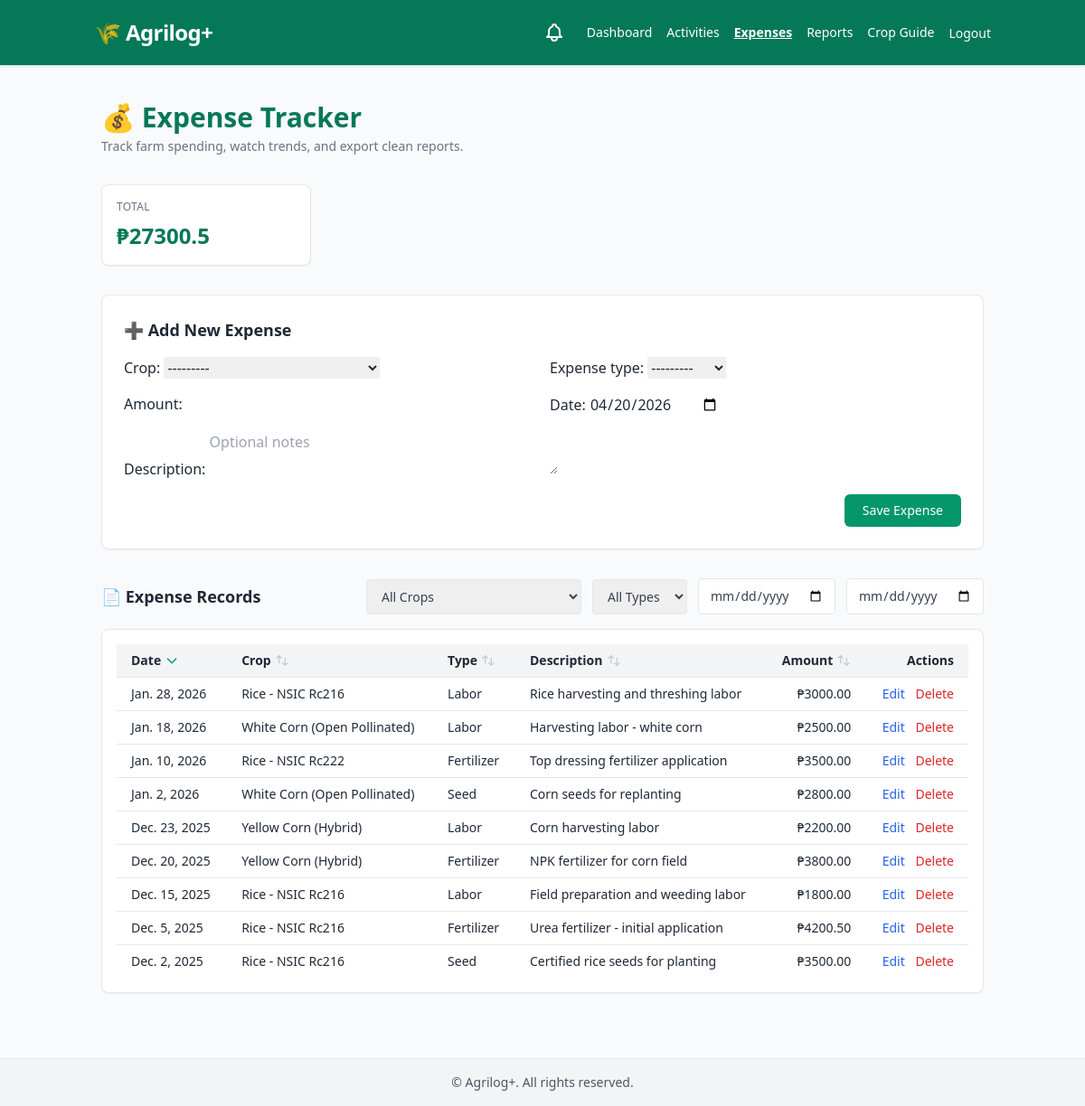
/expenses/ (signed in), run on the app's committed database.
### myApp/models.py (models this page shows, shortened)
class Expense(models.Model):
    farmer = models.ForeignKey(User, on_delete=models.CASCADE)
    crop = models.ForeignKey(
        Crop,
        on_delete=models.SET_NULL,
        null=True,
        blank=True
    )
    expense_type = models.CharField(max_length=20, choices=EXPENSE_TYPES)
    amount = models.DecimalField(max_digits=10, decimal_places=2)
    date = models.DateField(default=timezone.now)
    description = models.TextField(blank=True)

class Crop(models.Model):
    name = models.CharField(max_length=100)
    description = models.TextField(blank=True)
    ideal_seasons = models.CharField(max_length=100)
    days_to_harvest_min = models.PositiveIntegerField(default=100)
    days_to_harvest_max = models.PositiveIntegerField(default=130)
    seed_rate_min_kg = models.FloatField(default=0)
    seed_rate_max_kg = models.FloatField(default=0)
    fert_sacks_min = models.FloatField(default=0)
    fert_sacks_max = models.FloatField(default=0)
    yield_t_min = models.FloatField(default=0)
    yield_t_max = models.FloatField(default=0)
    def __str__(self):
        return self.name

### myApp/views.py (the view, shortened to what this page needs)
# urls.py: path('expenses/', views.expense_log_view, name='expense_log'),
@login_required
def expense_log_view(request):
    user = request.user
    expenses = Expense.objects.filter(farmer=user)
    crop_filter = request.GET.get('crop', '')
    expense_type_filter = request.GET.get('expense_type', '')
    date_from = request.GET.get('date_from', '')
    date_to = request.GET.get('date_to', '')
    if crop_filter:
        expenses = expenses.filter(crop_id=crop_filter)
    if expense_type_filter:
        expenses = expenses.filter(expense_type=expense_type_filter)
    if date_from:
        expenses = expenses.filter(date__gte=date_from)
    if date_to:
        expenses = expenses.filter(date__lte=date_to)
    sort_by = request.GET.get('sort', '-date')  # Default: newest first
    valid_sort_fields = {
        'date': 'date',
        '-date': '-date',
        'crop': 'crop__name',
        '-crop': '-crop__name',
        'type': 'expense_type',
        '-type': '-expense_type',
        'amount': 'amount',
        '-amount': '-amount',
        'description': 'description',
        '-description': '-description',
    }
    sort_field = valid_sort_fields.get(sort_by, '-date')
    expenses = expenses.order_by(sort_field)
    form = ExpenseForm()
    total = expenses.aggregate(Sum("amount"))["amount__sum"] or 0
    crops = Crop.objects.all().order_by('name')
    expense_breakdown = None
    selected_crop_name = None
    return render(request, "myApp/expense_log.html", {
        "expenses": expenses,
        "form": form,
        "total": total,
        "current_sort": sort_by,
        "crops": crops,
        "current_crop_filter": crop_filter,
        "current_expense_type_filter": expense_type_filter,
        "date_from": date_from,
        "date_to": date_to,
        "expense_breakdown": expense_breakdown,
        "selected_crop_name": selected_crop_name,
    })

### myApp/templates/myApp/expense_log.html (shortened to what this page needs)
{% extends "base.html" %} {% load static %} {% block content %}
<div class="max-w-5xl mx-auto py-10 px-4 sm:px-6 space-y-8">
    <div class="flex flex-col gap-3 sm:flex-row sm:items-end sm:justify-between">
        <div>
            <h2 class="text-3xl font-bold text-green-700">💰 Expense Tracker</h2>
            <p class="text-sm text-gray-500 mt-1">Track farm spending, watch trends, and export clean reports.</p>
        </div>
    </div>
    <section class="grid grid-cols-1 gap-4 sm:grid-cols-2 lg:grid-cols-4">
        <div class="bg-white border rounded-lg p-4 shadow-sm">
            <p class="text-xs uppercase tracking-wide text-gray-500">Total</p>
            <p class="mt-2 text-2xl font-bold text-green-700">₱{{ total|default:"0" }}</p>
        </div>
    </section>
    <section class="bg-white shadow-sm rounded-lg p-6 border border-gray-200">
        <h3 class="text-lg font-semibold text-gray-800 mb-4">➕ Add New Expense</h3>
        <form method="post" id="add-expense-form" class="grid grid-cols-1 sm:grid-cols-2 gap-4">
            <div>
                {{ form.crop.label_tag }} {{ form.crop }}
            </div>
            <div>
                {{ form.expense_type.label_tag }} {{ form.expense_type }}
            </div>
            <div>
                {{ form.amount.label_tag }} {{ form.amount }}
            </div>
            <div>
                {{ form.date.label_tag }} {{ form.date }}
            </div>
            <div class="sm:col-span-2">
                {{ form.description.label_tag }} {{ form.description }}
            </div>
            <div class="sm:col-span-2 text-right">
                <button type="submit" class="bg-green-600 hover:bg-green-700 text-white px-5 py-2 rounded-md font-medium text-sm">
          Save Expense
        </button>
            </div>
        </form>
    </section>
    <section class="space-y-4">
        <div class="flex flex-col sm:flex-row sm:items-center sm:justify-between gap-4">
            <h3 class="text-lg font-semibold text-gray-800">📄 Expense Records</h3>
            <form method="get" class="flex flex-wrap items-center gap-3">
                <div>
                    <select name="crop" onchange="this.form.submit()" class="border rounded px-3 py-2 text-sm text-gray-700 focus:outline-none focus:ring-2 focus:ring-green-500">
                        <option value="">All Crops</option>
                    </select>
                </div>
                <div>
                    <select name="expense_type" onchange="this.form.submit()" class="border rounded px-3 py-2 text-sm text-gray-700 focus:outline-none focus:ring-2 focus:ring-green-500">
                        <option value="">All Types</option>
                    </select>
                </div>
                <div>
                    <input type="date" name="date_from" value="{{ date_from }}" onchange="this.form.submit()" placeholder="From Date" class="border rounded px-3 py-2 text-sm text-gray-700 focus:outline-none focus:ring-2 focus:ring-green-500">
                </div>
                <div>
                    <input type="date" name="date_to" value="{{ date_to }}" onchange="this.form.submit()" placeholder="To Date" class="border rounded px-3 py-2 text-sm text-gray-700 focus:outline-none focus:ring-2 focus:ring-green-500">
                </div>
            </form>
        </div>
        <div class="bg-white shadow-sm rounded-lg p-4 border overflow-x-auto">
            <table class="w-full text-sm">
                <thead class="bg-gray-100">
                    <tr>
                        <th class="px-4 py-2 text-left">
                            <a href="?sort={% if current_sort == 'date' or current_sort == '' %}-date{% else %}date{% endif %}"
                               class="flex items-center gap-1 hover:text-green-700 cursor-pointer transition-colors">
                                Date
                                {% if current_sort == 'date' %}
                                    <svg class="w-4 h-4 text-green-600" fill="none" stroke="currentColor" viewBox="0 0 24 24">
                                        <path stroke-linecap="round" stroke-linejoin="round" stroke-width="2" d="M5 15l7-7 7 7"></path>
                                    </svg>
                                {% elif current_sort == '-date' or current_sort == '' %}
                                    <svg class="w-4 h-4 text-green-600" fill="none" stroke="currentColor" viewBox="0 0 24 24">
                                        <path stroke-linecap="round" stroke-linejoin="round" stroke-width="2" d="M19 9l-7 7-7-7"></path>
                                    </svg>
                                {% else %}
                                    <svg class="w-4 h-4 text-gray-400 opacity-50" fill="none" stroke="currentColor" viewBox="0 0 24 24">
                                        <path stroke-linecap="round" stroke-linejoin="round" stroke-width="2" d="M7 16V4m0 0L3 8m4-4l4 4m6 0v12m0 0l4-4m-4 4l-4-4"></path>
                                    </svg>
                                {% endif %}
                            </a>
                        </th>
                        <th class="px-4 py-2 text-left">
                            <a href="?sort={% if current_sort == 'crop' %}-crop{% else %}crop{% endif %}"
                               class="flex items-center gap-1 hover:text-green-700 cursor-pointer">
                                Crop
                                {% if current_sort == 'crop' %}
                                    <svg class="w-4 h-4" fill="none" stroke="currentColor" viewBox="0 0 24 24">
                                        <path stroke-linecap="round" stroke-linejoin="round" stroke-width="2" d="M5 15l7-7 7 7"></path>
                                    </svg>
                                {% elif current_sort == '-crop' %}
                                    <svg class="w-4 h-4" fill="none" stroke="currentColor" viewBox="0 0 24 24">
                                        <path stroke-linecap="round" stroke-linejoin="round" stroke-width="2" d="M19 9l-7 7-7-7"></path>
                                    </svg>
                                {% else %}
                                    <svg class="w-4 h-4 text-gray-400 opacity-50" fill="none" stroke="currentColor" viewBox="0 0 24 24">
                                        <path stroke-linecap="round" stroke-linejoin="round" stroke-width="2" d="M7 16V4m0 0L3 8m4-4l4 4m6 0v12m0 0l4-4m-4 4l-4-4"></path>
                                    </svg>
                                {% endif %}
                            </a>
                        </th>
                        <th class="px-4 py-2 text-left">
                            <a href="?sort={% if current_sort == 'type' %}-type{% else %}type{% endif %}"
                               class="flex items-center gap-1 hover:text-green-700 cursor-pointer">
                                Type
                                {% if current_sort == 'type' %}
                                    <svg class="w-4 h-4" fill="none" stroke="currentColor" viewBox="0 0 24 24">
                                        <path stroke-linecap="round" stroke-linejoin="round" stroke-width="2" d="M5 15l7-7 7 7"></path>
                                    </svg>
                                {% elif current_sort == '-type' %}
                                    <svg class="w-4 h-4" fill="none" stroke="currentColor" viewBox="0 0 24 24">
                                        <path stroke-linecap="round" stroke-linejoin="round" stroke-width="2" d="M19 9l-7 7-7-7"></path>
                                    </svg>
                                {% else %}
                                    <svg class="w-4 h-4 text-gray-400 opacity-50" fill="none" stroke="currentColor" viewBox="0 0 24 24">
                                        <path stroke-linecap="round" stroke-linejoin="round" stroke-width="2" d="M7 16V4m0 0L3 8m4-4l4 4m6 0v12m0 0l4-4m-4 4l-4-4"></path>
                                    </svg>
                                {% endif %}
                            </a>
                        </th>
                        <th class="px-4 py-2 text-left">
                            <a href="?sort={% if current_sort == 'description' %}-description{% else %}description{% endif %}"
                               class="flex items-center gap-1 hover:text-green-700 cursor-pointer">
                                Description
                                {% if current_sort == 'description' %}
                                    <svg class="w-4 h-4" fill="none" stroke="currentColor" viewBox="0 0 24 24">
                                        <path stroke-linecap="round" stroke-linejoin="round" stroke-width="2" d="M5 15l7-7 7 7"></path>
                                    </svg>
                                {% elif current_sort == '-description' %}
                                    <svg class="w-4 h-4" fill="none" stroke="currentColor" viewBox="0 0 24 24">
                                        <path stroke-linecap="round" stroke-linejoin="round" stroke-width="2" d="M19 9l-7 7-7-7"></path>
                                    </svg>
                                {% else %}
                                    <svg class="w-4 h-4 text-gray-400 opacity-50" fill="none" stroke="currentColor" viewBox="0 0 24 24">
                                        <path stroke-linecap="round" stroke-linejoin="round" stroke-width="2" d="M7 16V4m0 0L3 8m4-4l4 4m6 0v12m0 0l4-4m-4 4l-4-4"></path>
                                    </svg>
                                {% endif %}
                            </a>
                        </th>
                        <th class="px-4 py-2 text-right">
                            <a href="?sort={% if current_sort == 'amount' %}-amount{% else %}amount{% endif %}"
                               class="flex items-center justify-end gap-1 hover:text-green-700 cursor-pointer">
                                Amount
                                {% if current_sort == 'amount' %}
                                    <svg class="w-4 h-4" fill="none" stroke="currentColor" viewBox="0 0 24 24">
                                        <path stroke-linecap="round" stroke-linejoin="round" stroke-width="2" d="M5 15l7-7 7 7"></path>
                                    </svg>
                                {% elif current_sort == '-amount' %}
                                    <svg class="w-4 h-4" fill="none" stroke="currentColor" viewBox="0 0 24 24">
                                        <path stroke-linecap="round" stroke-linejoin="round" stroke-width="2" d="M19 9l-7 7-7-7"></path>
                                    </svg>
                                {% else %}
                                    <svg class="w-4 h-4 text-gray-400 opacity-50" fill="none" stroke="currentColor" viewBox="0 0 24 24">
                                        <path stroke-linecap="round" stroke-linejoin="round" stroke-width="2" d="M7 16V4m0 0L3 8m4-4l4 4m6 0v12m0 0l4-4m-4 4l-4-4"></path>
                                    </svg>
                                {% endif %}
                            </a>
                        </th>
                        <th class="px-4 py-2 text-right">Actions</th>
                    </tr>
                </thead>
                <tbody>
                    {% for expense in expenses %}
                    <tr class="border-t">
                        <td class="px-4 py-2">{{ expense.date }}</td>
                        <td class="px-4 py-2">
                            {{ expense.crop.name|default:"—" }}
                        </td>
                        <td class="px-4 py-2">{{ expense.get_expense_type_display }}</td>
                        <td class="px-4 py-2">{{ expense.description|default:"—" }}</td>
                        <td class="px-4 py-2 text-right font-medium">₱{{ expense.amount }}</td>
                        <td class="px-4 py-2 text-right">
                            <button onclick="openEditExpenseModal({{ expense.id }})" class="text-blue-600 hover:underline text-sm mr-2">Edit</button>
                            <button onclick="openDeleteExpenseModal({{ expense.id }})" class="text-red-600 hover:underline text-sm">Delete</button>
                        </td>
                    </tr>
                    {% empty %}
                    <tr>
                        <td colspan="6" class="text-center text-gray-400 py-6">
                            No expenses yet.
                        </td>
                    </tr>
                    {% endfor %}
                </tbody>
            </table>
        </div>
    </section>
</div>
{% endblock %}

### data on the page
Expense: date "Jan. 28, 2026", crop.name "Rice - NSIC Rc216", expense_type "Labor", description "Rice harvesting and threshing labor", amount "3000.00"
Expense: date "Jan. 18, 2026", crop.name "White Corn (Open Pollinated)", expense_type "Labor", description "Harvesting labor - white corn", amount "2500.00"
Expense: date "Jan. 10, 2026", crop.name "Rice - NSIC Rc222", expense_type "Fertilizer", description "Top dressing fertilizer application", amount "3500.00"
Expense: date "Jan. 2, 2026", crop.name "White Corn (Open Pollinated)", expense_type "Seed", description "Corn seeds for replanting", amount "2800.00"
Expense: date "Dec. 23, 2025", crop.name "Yellow Corn (Hybrid)", expense_type "Labor", description "Corn harvesting labor", amount "2200.00"
Expense: date "Dec. 20, 2025", crop.name "Yellow Corn (Hybrid)", expense_type "Fertilizer", description "NPK fertilizer for corn field", amount "3800.00"
Expense: date "Dec. 15, 2025", crop.name "Rice - NSIC Rc216", expense_type "Labor", description "Field preparation and weeding labor", amount "1800.00"
Expense: date "Dec. 5, 2025", crop.name "Rice - NSIC Rc216", expense_type "Fertilizer", description "Urea fertilizer - initial application", amount "4200.50"
Expense: date "Dec. 2, 2025", crop.name "Rice - NSIC Rc216", expense_type "Seed", description "Certified rice seeds for planting", amount "3500.00"

### other printed values
{{ total|default:"0" }} "27300.5"
